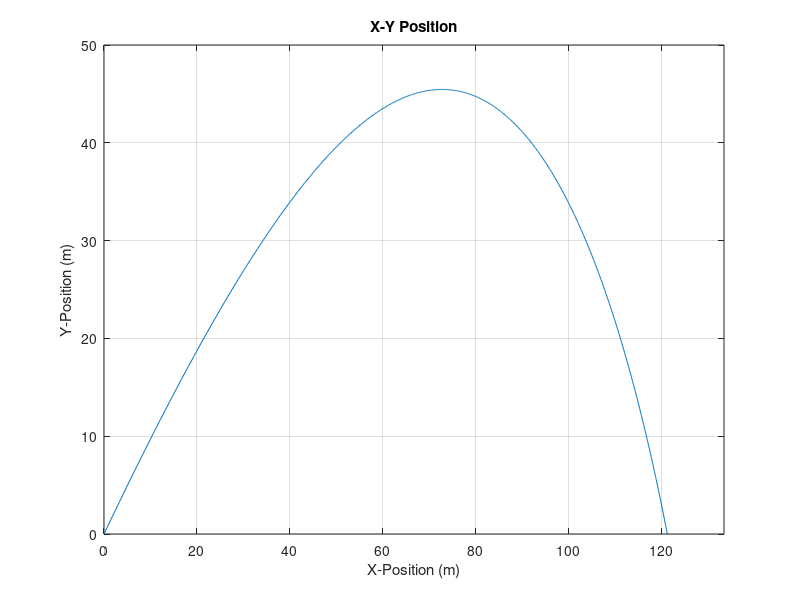
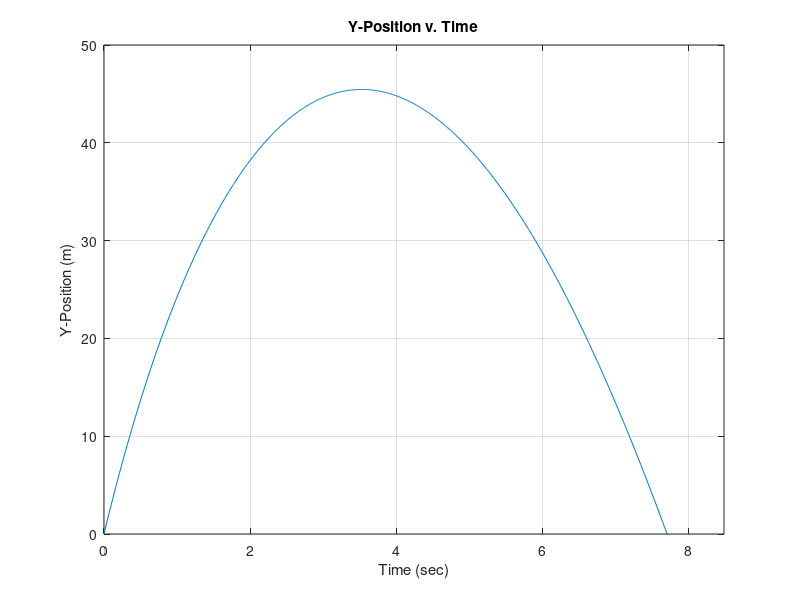

Reproduce these figures in MATLAB, in order.
% Chris Kreienkamp
% Section 10
% 3/30/17

% Model Ballistic Motion with Drag Force
% Drag Force: Fd = -0.5*rho*Cd*A*|v|^2 = alpha*|v|^2

clear
clc

%% SET INITIAL PARAMETERS

Cd = 0.5;     % Drag coefficient
R = 36e-3;    % Radius of projectile (m)
m = 150e-3;   % Mass of projectile mass (kg)
rho = 1.225;  % Density of air (kg/m^3)
g = 9.81;     % Acceleration (m/s^2)

% "Net" Drag Coefficient  |Fd|= alpha * v^2
alpha = 0.5*rho*Cd*(pi*R^2);

% Initial Conditions
v0 = 44;        % Initial velocity (m/s)
theta0 = 45;    % Initial angle (degrees)
x0 = 0;         % Initial x-position (m)
y0 = 0;         % Initial y-position (m)

% Initial Velocity in X-Y Components
vx0 = v0 * cosd(theta0);    % Use COSD because angle in degrees
vy0 = v0 * sind(theta0);    % Use SIND because angle in degrees

%% INITIALIZE ARRAYS

x(1) = x0;        % X-position
y(1) = y0;        % Y-position
vx(1) = vx0;      % X-component velocity
vy(1) = vy0;      % Y-component velocity
t(1) = 0;         % Time
deltat = 0.01;    % Time step

%% TIME MARCHING WITH VERLET ALGORITHM

% Use Verlet Method because 2nd order ODE!!!

% In videos, a FOR loop was used to perform the calculations
% since we picked the final time or time period for the calculations.

% In this example, we will use a WHILE loop to perform the calculations.
% The calculations will stop when ball hits the ground and
% we don't know when this will happen - so WHILE better option than FOR.
% We will also use an IF statement to determine when ball hits ground

it = 1;         % COUNTER VARIABLE through the WHILE loop
finished = false;    % CONDITIONAL VALUE for WHILE loop

while ~finished
    
    % VERLET METHOD - 1. FIND HALF VELOCITY (USING DRAG FORCE AT STEP "it")
   vmag = sqrt((vx(it))^2 + (vy(it))^2);        % Magnitude of the velocity
   vhat = [vx(it), vy(it)] / vmag;      % Unit vector in terms of direction
   Fdrag = -alpha * (vmag^2) * vhat;            % Drag Force as a vector
   vhalfx = vx(it) + (Fdrag(1)/m) * deltat/2;   % X-component half-velocity
   vhalfy = vy(it) + (Fdrag(2)/m-g) * deltat/2; % Y-component half-velocity
   
    % VERLET METHOD - 2. FIND NEW POSITION (USING HALF VELOCITY)
   x(it+1) = x(it) + vhalfx*deltat;        % x-position
   y(it+1) = y(it) + vhalfy*deltat;        % y-position
    
    % VERLET METHOD - 3. FIND NEW VELOCITY (USING DRAG FOCE AT STEP "it+1")
   vmag = sqrt(vhalfx^2 + vhalfy^2);       % Magnitude of the velocity
   Fdrag = -alpha * (vmag^2) * vhat;       % Drag Force as a vector
   vx(it+1) = vhalfx + (Fdrag(1)/m) * deltat/2; % X-component velocity
   vy(it+1) = vhalfy + (Fdrag(1)/m) * deltat/2; % Y-component velocity
    
    % CHECK FOR GROUND IMPACT
    if y(it+1) <= 0         % Check if y-position is less than 0
        finished = true;    % Change value of conditional variable to end WHILE loop
    end
    
    % TIME STEP - NEEDED TO INCREMENT TIME AND COUNTER VARIABLE 
    t(it+1) = t(it) + deltat;   % Increase Time
    it = it + 1;                % Increase counter variable
    
end


%% DISPLAY AND PLOT OUTPUT

% Distance Traveled in X-Direction
xmax = max(x);
disp(['The ball hits the ground at x = ',num2str(xmax),' meters.'])

% Generate plots
figure(1)
plot(x(1:it),y(1:it))
axis([0 1.1*max(x) 0 1.1*max(y)])
xlabel('X-Position (m)')
ylabel('Y-Position (m)')
title('X-Y Position')
grid on

figure(2)
plot(t(1:it),y(1:it))
axis([0 1.1*max(t) 0 1.1*max(y)])
xlabel('Time (sec)')
ylabel('Y-Position (m)')
title('Y-Position v. Time')
grid on
